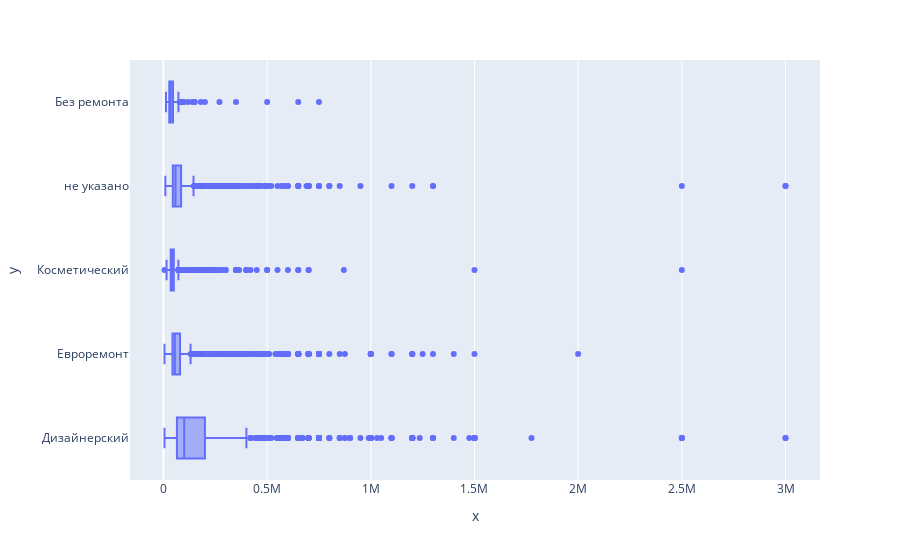

Notebook code cell kept with this figure:
### Code cell
def get_monthly_payment(price):
    payment = float(price[:price.find(' ')])
    currency = price[price.find(' ')+1:price.find('/')]
    return payment, currency
realty_df['monthly_payment'], realty_df['currency'] = zip(*realty_df['Цена'].apply(get_monthly_payment))
fig = px.box(x=realty_df['monthly_payment'], y=realty_df['Ремонт'])
fig.show()

### Figure 1 — Plotly figure (JSON) as saved in the notebook; plotly's stock layout.template omitted (floating-point values rounded to 4 significant figures; data arrays with more than 128 entries replaced by an {"elided": "..."} marker saying what was removed)
{"data": [{"alignmentgroup": "True", "hovertemplate": "x=%{x}<br>y=%{y}<extra></extra>", "legendgroup": "", "marker": {"color": "#636efa"}, "name": "", "notched": false, "offsetgroup": "", "orientation": "h", "showlegend": false, "type": "box", "x": {"elided": "19737 int values"}, "x0": " ", "xaxis": "x", "y": {"elided": "19737 str values"}, "y0": " ", "yaxis": "y"}], "layout": {"boxmode": "group", "legend": {"tracegroupgap": 0}, "margin": {"t": 60}, "xaxis": {"anchor": "y", "domain": [0, 1], "title": {"text": "x"}}, "yaxis": {"anchor": "x", "domain": [0, 1], "title": {"text": "y"}}}}
